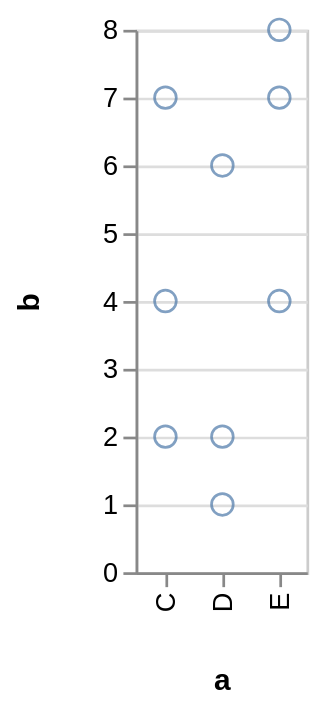

Specify this chart in Vega-Lite:
### Vega specification from a JSON file in a GitHub repository (floating-point values rounded to 4 significant figures)
{"$schema": "https://vega.github.io/schema/vega/v3.0.json", "autosize": "pad", "padding": 5, "encode": {"update": {"stroke": {"value": "#ccc"}, "fill": {"value": "transparent"}}}, "data": [{"name": "source_0", "values": [{"a": "C", "b": 2}, {"a": "C", "b": 7}, {"a": "C", "b": 4}, {"a": "D", "b": 1}, {"a": "D", "b": 2}, {"a": "D", "b": 6}, {"a": "E", "b": 8}, {"a": "E", "b": 4}, {"a": "E", "b": 7}]}, {"name": "data_0", "source": "source_0", "transform": [{"type": "formula", "expr": "toNumber(datum[\"b\"])", "as": "b"}, {"type": "filter", "expr": "datum[\"b\"] !== null && !isNaN(datum[\"b\"])"}]}], "signals": [{"name": "plotname_x_step", "value": 21}, {"name": "width", "update": "bandspace(domain('plotname_x').length, 1, 0.5) * plotname_x_step"}, {"name": "height", "update": "200"}], "marks": [{"name": "plotname_marks", "type": "symbol", "role": "point", "from": {"data": "data_0"}, "encode": {"update": {"x": {"scale": "plotname_x", "field": "a"}, "y": {"scale": "plotname_y", "field": "b"}, "stroke": {"value": "#4c78a8"}, "fill": {"value": "transparent"}, "opacity": {"value": 0.7}}}}], "scales": [{"name": "plotname_x", "type": "point", "domain": {"data": "data_0", "field": "a", "sort": true}, "range": {"step": {"signal": "plotname_x_step"}}, "round": true, "padding": 0.5}, {"name": "plotname_y", "type": "linear", "domain": {"data": "data_0", "field": "b"}, "range": [{"signal": "height"}, 0], "round": true, "nice": true, "zero": true}], "axes": [{"scale": "plotname_x", "orient": "bottom", "title": "a", "zindex": 1, "encode": {"labels": {"update": {"angle": {"value": 270}, "align": {"value": "right"}, "baseline": {"value": "middle"}}}}}, {"scale": "plotname_y", "labelOverlap": true, "orient": "left", "title": "b", "zindex": 1}, {"scale": "plotname_y", "domain": false, "grid": true, "labels": false, "maxExtent": 0, "minExtent": 0, "orient": "left", "ticks": false, "zindex": 0, "gridScale": "plotname_x"}], "config": {"axis": {"minExtent": 30}}}
